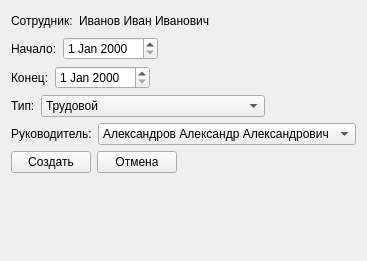
<?xml version="1.0" encoding="UTF-8"?>
<ui version="4.0">
 <class>CreateVacationRequestWidget</class>
 <widget class="QWidget" name="CreateVacationRequestWidget">
  <property name="geometry">
   <rect>
    <x>0</x>
    <y>0</y>
    <width>337</width>
    <height>261</height>
   </rect>
  </property>
  <property name="windowTitle">
   <string>Form</string>
  </property>
  <layout class="QVBoxLayout" name="verticalLayout">
   <item>
    <layout class="QHBoxLayout" name="horizontalLayout">
     <item>
      <widget class="QLabel" name="label_4">
       <property name="text">
        <string>Сотрудник:</string>
       </property>
      </widget>
     </item>
     <item>
      <widget class="QLabel" name="label_5">
       <property name="text">
        <string>Иванов Иван Иванович</string>
       </property>
      </widget>
     </item>
     <item>
      <spacer name="horizontalSpacer">
       <property name="orientation">
        <enum>Qt::Horizontal</enum>
       </property>
       <property name="sizeHint" stdset="0">
        <size>
         <width>40</width>
         <height>20</height>
        </size>
       </property>
      </spacer>
     </item>
    </layout>
   </item>
   <item>
    <layout class="QHBoxLayout" name="horizontalLayout_2">
     <item>
      <widget class="QLabel" name="label">
       <property name="text">
        <string>Начало:</string>
       </property>
      </widget>
     </item>
     <item>
      <widget class="QDateEdit" name="dateEdit"/>
     </item>
     <item>
      <spacer name="horizontalSpacer_2">
       <property name="orientation">
        <enum>Qt::Horizontal</enum>
       </property>
       <property name="sizeHint" stdset="0">
        <size>
         <width>40</width>
         <height>20</height>
        </size>
       </property>
      </spacer>
     </item>
    </layout>
   </item>
   <item>
    <layout class="QHBoxLayout" name="horizontalLayout_3">
     <item>
      <widget class="QLabel" name="label_2">
       <property name="text">
        <string>Конец:</string>
       </property>
      </widget>
     </item>
     <item>
      <widget class="QDateEdit" name="dateEdit_2"/>
     </item>
     <item>
      <spacer name="horizontalSpacer_3">
       <property name="orientation">
        <enum>Qt::Horizontal</enum>
       </property>
       <property name="sizeHint" stdset="0">
        <size>
         <width>40</width>
         <height>20</height>
        </size>
       </property>
      </spacer>
     </item>
    </layout>
   </item>
   <item>
    <layout class="QHBoxLayout" name="horizontalLayout_4">
     <item>
      <widget class="QLabel" name="label_3">
       <property name="text">
        <string>Тип:</string>
       </property>
      </widget>
     </item>
     <item>
      <widget class="QComboBox" name="comboBox">
       <item>
        <property name="text">
         <string>Трудовой</string>
        </property>
       </item>
       <item>
        <property name="text">
         <string>Социальный(с сохранением ЗП)</string>
        </property>
       </item>
       <item>
        <property name="text">
         <string>Социальный (без сохранения ЗП)</string>
        </property>
       </item>
       <item>
        <property name="text">
         <string>Декретный</string>
        </property>
       </item>
      </widget>
     </item>
     <item>
      <spacer name="horizontalSpacer_4">
       <property name="orientation">
        <enum>Qt::Horizontal</enum>
       </property>
       <property name="sizeHint" stdset="0">
        <size>
         <width>40</width>
         <height>20</height>
        </size>
       </property>
      </spacer>
     </item>
    </layout>
   </item>
   <item>
    <layout class="QHBoxLayout" name="horizontalLayout_5">
     <item>
      <widget class="QLabel" name="label_6">
       <property name="text">
        <string>Руководитель:</string>
       </property>
      </widget>
     </item>
     <item>
      <widget class="QComboBox" name="comboBox_2">
       <item>
        <property name="text">
         <string>Александров Александр Александрович</string>
        </property>
       </item>
      </widget>
     </item>
     <item>
      <spacer name="horizontalSpacer_5">
       <property name="orientation">
        <enum>Qt::Horizontal</enum>
       </property>
       <property name="sizeHint" stdset="0">
        <size>
         <width>40</width>
         <height>20</height>
        </size>
       </property>
      </spacer>
     </item>
    </layout>
   </item>
   <item>
    <layout class="QHBoxLayout" name="horizontalLayout_6">
     <item>
      <widget class="QPushButton" name="pushButton">
       <property name="text">
        <string>Создать</string>
       </property>
      </widget>
     </item>
     <item>
      <widget class="QPushButton" name="pushButton_2">
       <property name="text">
        <string>Отмена</string>
       </property>
      </widget>
     </item>
     <item>
      <spacer name="horizontalSpacer_6">
       <property name="orientation">
        <enum>Qt::Horizontal</enum>
       </property>
       <property name="sizeHint" stdset="0">
        <size>
         <width>40</width>
         <height>20</height>
        </size>
       </property>
      </spacer>
     </item>
    </layout>
   </item>
   <item>
    <spacer name="verticalSpacer">
     <property name="orientation">
      <enum>Qt::Vertical</enum>
     </property>
     <property name="sizeHint" stdset="0">
      <size>
       <width>20</width>
       <height>40</height>
      </size>
     </property>
    </spacer>
   </item>
  </layout>
 </widget>
 <resources/>
 <connections/>
</ui>
